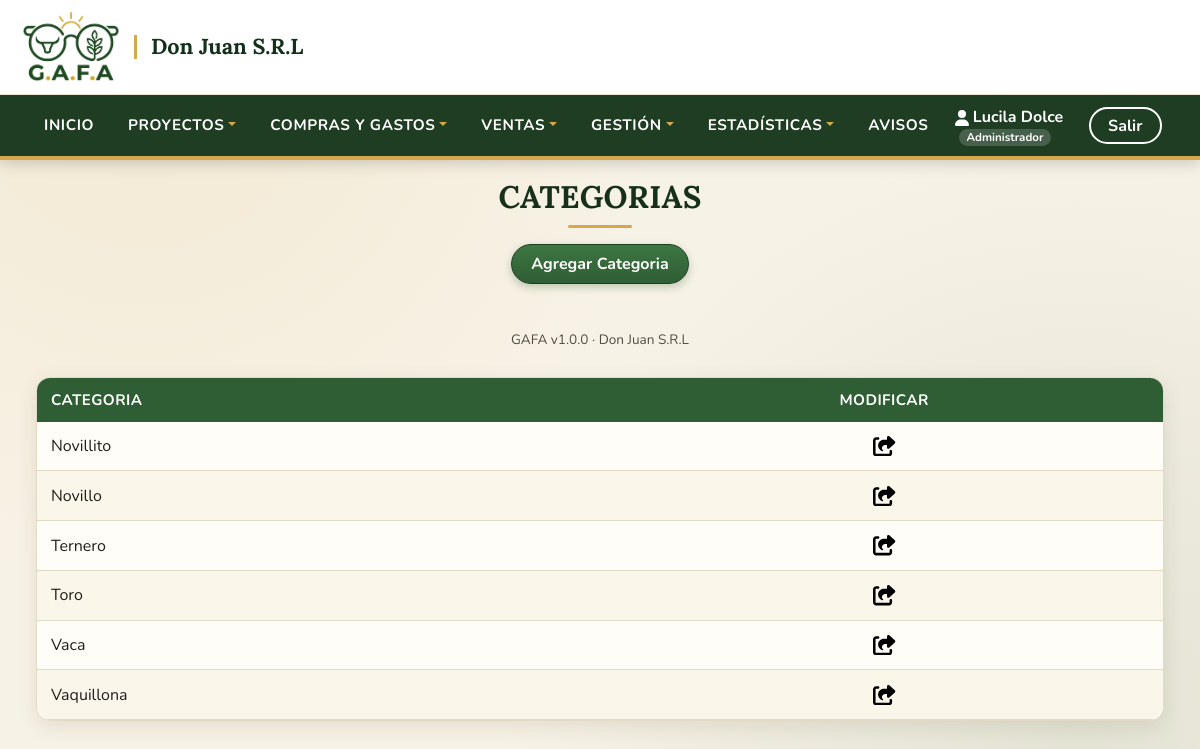
The app's page /categorias.php?error (signed in) with its own data.
### tables this page shows
CREATE TABLE `usuarios` (
  `id_usuario` int(11) NOT NULL AUTO_INCREMENT,
  `usuario` varchar(45) NOT NULL,
  `password` varchar(255) NOT NULL,
  `nombre` varchar(45) NOT NULL,
  `apellido` varchar(45) NOT NULL,
  `id_tipoUsuario` int(11) NOT NULL,
  `id_EstadoUsuario` int(1) NOT NULL,
  `email` varchar(120) DEFAULT NULL,
  PRIMARY KEY (`id_usuario`),
  UNIQUE KEY `uq_usuario_email` (`email`)
);

CREATE TABLE `categoria` (
  `id_Categoria` int(11) NOT NULL AUTO_INCREMENT,
  `nombreCategoria` varchar(45) NOT NULL,
  PRIMARY KEY (`id_Categoria`)
);

### Modelo/Auth.php (called while the page is built, shortened)
<?php
function e($valor): string
{
    return htmlspecialchars((string)$valor, ENT_QUOTES, 'UTF-8');
}
function nombrePropio(?string $texto): string
{
    $texto = trim((string)preg_replace('/\s+/u', ' ', (string)$texto));
    $palabras = explode(' ', mb_strtolower($texto, 'UTF-8'));
    foreach ($palabras as $i => $p) {
        $palabras[$i] = preg_replace_callback('/(^|[\'\-])(\p{L})/u', function ($m) {
            return $m[1] . mb_strtoupper($m[2], 'UTF-8');
        }, $p);
    }
    return implode(' ', $palabras);
}
function rolUsuario($conexion): int
{
    static $cache = [];
    $usuario = (string)($_SESSION['usuario'] ?? '');
    if (!isset($cache[$usuario])) {
        $stmt = $conexion->prepare("SELECT id_tipoUsuario FROM usuarios WHERE usuario = ?");
        $stmt->bind_param("s", $usuario);
        $stmt->execute();
        $fila = $stmt->get_result()->fetch_assoc();
        $cache[$usuario] = $fila ? (int)$fila['id_tipoUsuario'] : 0;
    }
    return $cache[$usuario];
}
function nombreRol(int $rol): string
{
    return [ROL_ADMIN => 'Administrador', ROL_LECTOR => 'Lector', ROL_OPERADOR => 'Operador'][$rol] ?? 'Sin rol';
}
function puedeEscribir($conexion): bool
{
    return in_array(rolUsuario($conexion), [ROL_ADMIN, ROL_OPERADOR], true);
}

### Modelo/Empresa.php (called while the page is built, shortened)
<?php
function empresaPorDefecto(): array
{
    return [
        'nombre' => 'Don Juan S.R.L',
        'lema' => 'Ganadería y Agricultura de Fácil Administración',
        'cuit' => '', 'email' => '', 'telefono' => '', 'direccion' => '',
        'color' => EMPRESA_COLOR_BASE,
        'logo' => '',
    ];
}
function empresa($conexion = null, bool $recargar = false): array
{
    static $cache = null;
    if ($cache !== null) return $cache;
    $datos = empresaPorDefecto();
    $cache = $datos;
    return $cache;
}

### categorias.php (the view, shortened to what this page needs)
<?php
include('./Template/Cabecera.php');
include('./Modelo/Conexion.php');
?>
<center>
	<div class="">
		<h1>CATEGORIAS</h1>
	</div>
    <div>
        <a href="./altaCategoria.php">
            <button class="btn btn-success">Agregar Categoria</button>
        </a>
    </div>
    <br/>
</center>
<center>
<table style="border:none; width:1200px;box-shadow: 5px 5px 5px 5px rgb(148, 148, 148);border-radius: 5px;background-color: whitesmoke;">
		<thead>
		<tr style="color:green; background-color:white;font-weight:bold;border-bottom: 2px solid green;">
			<th style="text-align:center;font-size:16pt;text-align:left;padding:5px;">Categoria</th>
			<th style="text-align:center;font-size:16pt;text-align:center;padding:5px;">Modificar</th>
		</tr>
		</thead>
	   <?php
$consulta=mysqli_query($conexion, "SELECT * FROM categoria ORDER BY nombreCategoria ASC");
while($listar = mysqli_fetch_array($consulta))
{
	echo "
	<tr>
		<td style=text-align:left;padding:5px;>$listar[nombreCategoria]</td>
		<td class='text-center text-nowrap'><a class='btn btn-sm' href=./detalleCategoria.php?no=".$listar['id_Categoria']." class=mod><svg xmlns='http://www.w3.org/2000/svg' height='1.5em' viewBox='0 0 576 512'><path d='M352 224H305.5c-45 0-81.5 36.5-81.5 81.5c0 22.3 10.3 34.3 19.2 40.5c6.8 4.7 12.8 12 12.8 20.3c0 9.8-8 17.8-17.8 17.8h-2.5c-2.4 0-4.8-.4-7.1-1.4C210.8 374.8 128 333.4 128 240c0-79.5 64.5-144 144-144h80V34.7C352 15.5 367.5 0 386.7 0c8.6 0 16.8 3.2 23.2 8.9L548.1 133.3c7.6 6.8 11.9 16.5 11.9 26.7s-4.3 19.9-11.9 26.7l-139 125.1c-5.9 5.3-13.5 8.2-21.4 8.2H384c-17.7 0-32-14.3-32-32V224zM80 96c-8.8 0-16 7.2-16 16V432c0 8.8 7.2 16 16 16H400c8.8 0 16-7.2 16-16V384c0-17.7 14.3-32 32-32s32 14.3 32 32v48c0 44.2-35.8 80-80 80H80c-44.2 0-80-35.8-80-80V112C0 67.8 35.8 32 80 32h48c17.7 0 32 14.3 32 32s-14.3 32-32 32H80z'/></svg></a></td>
	</tr>";
}
?>
</body>
<?php
include('./Template/Pie.php');
?>

### Template/Cabecera.php (shortened to what this page needs)
<?php
include ("./Modelo/Conexion.php");
include_once('./Modelo/Auth.php');
include_once('./Modelo/Empresa.php');
$iduser = $_SESSION['usuario'];
$stmtCab = $conexion->prepare("SELECT * FROM usuarios WHERE usuario = ?");
$stmtCab->bind_param("s", $iduser);
$stmtCab->execute();
$row = $stmtCab->get_result()->fetch_assoc();
$nombre = nombrePropio($row['nombre']);
$apellido = nombrePropio($row['apellido']);
$cantAvisos = notificacionesListas($conexion) ? count(construirAvisos($conexion, configNotificaciones())) : 0;
$emp = empresa($conexion);
$puedeEscribir = puedeEscribir($conexion);
$rolNombre = nombreRol(rolUsuario($conexion));
?>
<!DOCTYPE html>
<html lang="es">
<head>
    <link href="https://cdn.jsdelivr.net/npm/bootstrap@5.2.0-beta1/dist/css/bootstrap.min.css" rel="stylesheet">
    <link href="https://unpkg.com/aos@2.3.1/dist/aos.css" rel="stylesheet">
	<link rel="stylesheet" href="estilos.css">
	<link rel="stylesheet" href="Css/tema.css">
</head>
<body>
<header class="hea-pri" >
	<div class="titPrincipal">
		<a href="./inicio.php" class="marca" title="Ir al inicio">
			<img src="imgs/GAFA_LOGO_oscuro.png" alt="GAFA - Ganadería y Agricultura de Fácil Administración">
			<span class="marca-texto"><?php echo e($emp['nombre']); ?></span>
		</a>
	</div>
    <nav class="navbar navbar-expand-lg navbar-light" style="border-bottom: 1px solid #0a6111;">
        <div class="container-fluid navpri">
            <div class="collapse navbar-collapse" id="navbarNav" >
                <ul class="navbar-nav">
				<li class="nav-item">
					<a href="./inicio.php" class="nav-link" style="color: #0a6111;" aria-current="page">Inicio</a>
				</li>
                <li class="nav-item dropdown">
                        <a href="#" class="nav-link dropdown-toggle " id="navbarDropdown" role="button" data-bs-toggle="dropdown" aria-expanded="false" style="color: #0a6111;">Proyectos</a>
                    </li>
                    <li class="nav-item dropdown">
                        <a href="#" class="nav-link dropdown-toggle " id="navbarDropdown" role="button" data-bs-toggle="dropdown" aria-expanded="false" style="color: #0a6111;">Compras y Gastos</a>
                    </li>
					<li class="nav-item dropdown">
                        <a href="#" class="nav-link dropdown-toggle " id="navbarDropdown" role="button" data-bs-toggle="dropdown" aria-expanded="false" style="color: #0a6111;">Ventas</a>
                    </li>
					<li class="nav-item dropdown">
                        <a href="#" class="nav-link dropdown-toggle " id="navbarDropdown" role="button" data-bs-toggle="dropdown" aria-expanded="false" style="color: #0a6111;">Gestión</a>
                    </li>
					<li class="nav-item dropdown">
                        <a href="#" class="nav-link dropdown-toggle " id="navbarDropdown" role="button" data-bs-toggle="dropdown" aria-expanded="false" style="color: #0a6111;">Estadísticas</a>
                    </li>
					<li class="nav-item"><a href="./avisos.php" class="nav-link">Avisos<?php if ($cantAvisos > 0) { ?> <span class="badge-avisos"><?php echo (int)$cantAvisos; ?></span><?php } ?></a></li>
                </ul>
            </div>
            <div class="exit">
				<div class="exit-name">
				<p><svg xmlns="http://www.w3.org/2000/svg" height="1em" viewBox="0 0 448 512"><path d="M224 256A128 128 0 1 0 224 0a128 128 0 1 0 0 256zm-45.7 48C79.8 304 0 383.8 0 482.3C0 498.7 13.3 512 29.7 512H418.3c16.4 0 29.7-13.3 29.7-29.7C448 383.8 368.2 304 269.7 304H178.3z"/></svg>&nbsp<?php echo htmlspecialchars($nombre." ".$apellido, ENT_QUOTES, 'UTF-8'); ?> <small class="rol-usuario"><?php echo e($rolNombre); ?></small></p>
				</div>
				<div class="exit-exit">
					<a href="./login.php">
						<button class="btn btn-outline-success">Salir</button>
					</a>
				</div>
			</div>
        </div>
    </nav>
</header>

### estilos.css (style rules this page uses)
* { margin: 0; padding: 0; box-sizing: border-box; font-family: 'Montserrat Alternates', sans-serif; }
body { background-color: whitesmoke; object-fit: cover; background-repeat: no-repeat; background-position: center center; justify-content: center; align-items: center; height: auto; }
a { text-decoration: none; }
h1 { color: #0a6111; display: block; font-size: 2em; margin-block-start: 0.67em; margin-block-end: 0.67em; margin-inline-start: 0px; margin-inline-end: 0px; font-weight: bold; }
.titPrincipal { width: 100%; height: 40px; display: flex; justify-content: flex-start; }
p { margin: 0%; }
.exit { padding: 10px; display: flex; justify-content: center; align-items: center; flex-direction: row; gap: 20px; font-family: 'Montserrat Alternates', sans-serif; }

### records on screen
usuarios: nombre+apellido "Lucila Dolce", id_tipoUsuario "Administrador"
categoria: nombreCategoria "Novillito"
categoria: nombreCategoria "Novillo"
categoria: nombreCategoria "Ternero"
categoria: nombreCategoria "Toro"
categoria: nombreCategoria "Vaca"
categoria: nombreCategoria "Vaquillona"

### other values on screen
$emp['nombre'] "Don Juan S.R.L"
GAFA_VERSION "1.0.0"
empresa()['nombre'] "Don Juan S.R.L"
